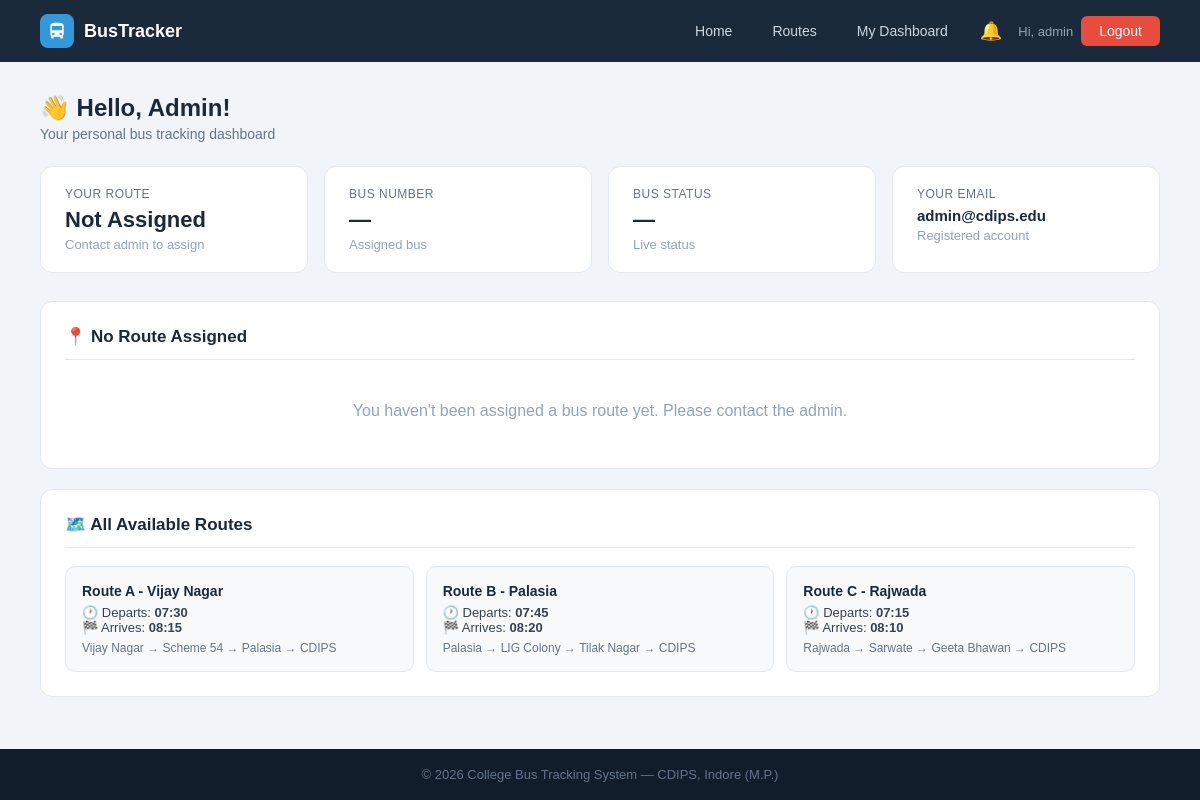
Before: /dashboard (signed in) with the older database file.
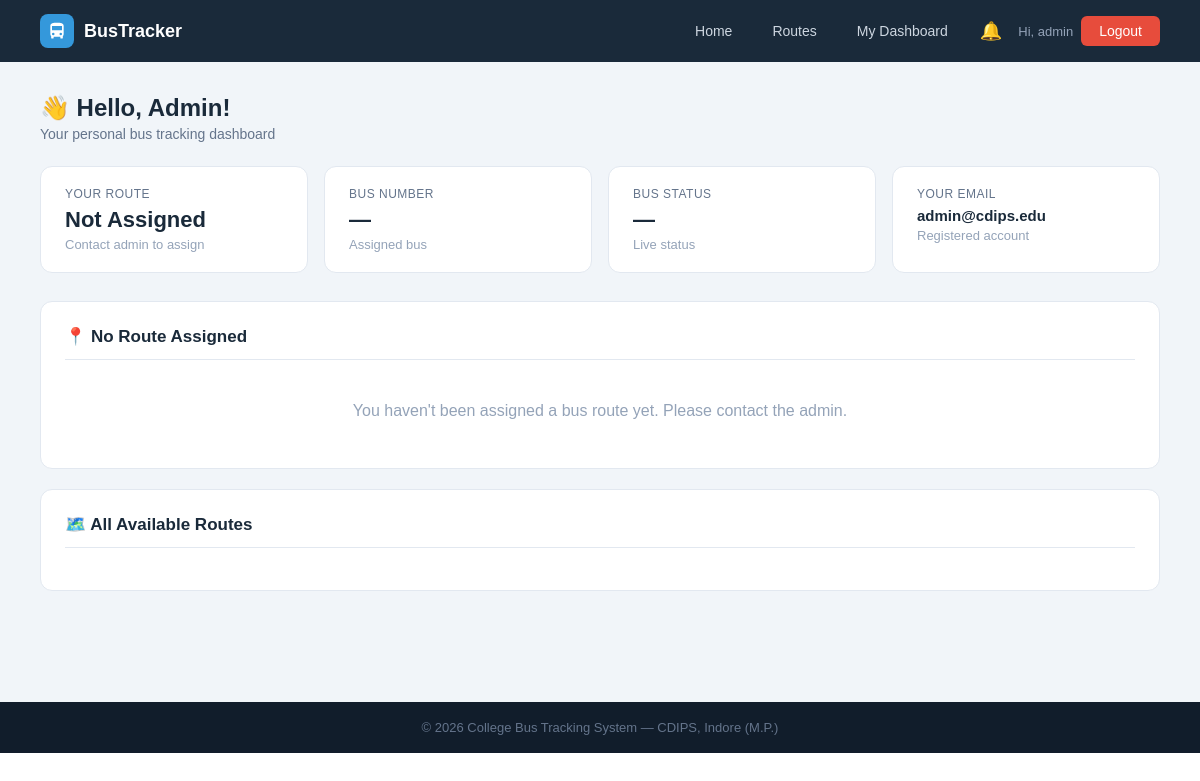
After: the same page with the newer database file.
### tables this page shows
CREATE TABLE routes (
        id INTEGER PRIMARY KEY AUTOINCREMENT,
        route_name TEXT NOT NULL, bus_id INTEGER,
        start_point TEXT, end_point TEXT,
        departure_time TEXT, arrival_time TEXT, stops TEXT, original_bus_id INTEGER,
        FOREIGN KEY(bus_id) REFERENCES buses(id));

### app.py (the view)
@app.route('/dashboard')
@login_required
def dashboard():
    db = get_db()
    user = db.execute("SELECT * FROM users WHERE id=?", (session['student']['id'],)).fetchone()
    my_route = None
    if user['route_id']:
        my_route = db.execute('''SELECT r.*,b.bus_number,b.driver_name,b.driver_phone,b.driver_address,b.status
                                 FROM routes r LEFT JOIN buses b ON r.bus_id=b.id
                                 WHERE r.id=?''', (user['route_id'],)).fetchone()
    all_routes = db.execute("SELECT * FROM routes").fetchall()
    db.close(); return render_template('dashboard.html', user=user, my_route=my_route, all_routes=all_routes)

### app.py (called while the page is built)
def get_db():
    conn = sqlite3.connect(DB)
    conn.row_factory = sqlite3.Row
    return conn

def login_required(f):
    @wraps(f)
    def dec(*a, **kw):
        if 'student' not in session:
            flash('Please login first.', 'error')
            return redirect(url_for('student_login'))
        return f(*a, **kw)
    return dec

@app.context_processor
def inject_notifications():
    if 'student' in session:
        student_id = session['student']['id']
        db = get_db()
        notifs = db.execute(
            "SELECT * FROM notifications WHERE user_id=? ORDER BY created_at DESC LIMIT 10",
            (student_id,)
        ).fetchall()
        unread = db.execute(
            "SELECT COUNT(*) FROM notifications WHERE user_id=? AND is_read=0",
            (student_id,)
        ).fetchone()[0]
        db.close()
        return dict(notifications=notifs, unread_count=unread)
    return dict(notifications=[], unread_count=0)

### templates/dashboard.html (shortened to what the changed rows need)
{% extends "base.html" %}
{% block content %}
<div class="page">
    <div class="page-header">
        <h1>👋 Hello, {{ user.name }}!</h1>
    </div>
    {% if my_route %}
    <div class="panel">
        <h2>🚌 My Bus Details</h2>
        <div class="info-row"><span class="key">Bus Number</span><span class="val">{{ my_route.bus_number }}</span></div>
        <div class="info-row"><span class="key">Driver Name</span><span class="val">{{ my_route.driver_name }}</span></div>
        <div class="info-row"><span class="key">Driver Phone</span><span class="val">{{ my_route.driver_phone or 'N/A' }}</span></div>
        <div class="info-row"><span class="key">Driver Address</span><span class="val">{{ my_route.driver_address or 'N/A' }}</span></div>
        <div class="info-row"><span class="key">Departure Time</span><span class="val">{{ my_route.departure_time }}</span></div>
        <div class="info-row"><span class="key">Arrival Time</span><span class="val">{{ my_route.arrival_time }}</span></div>
        <div class="info-row"><span class="key">From → To</span><span class="val">{{ my_route.start_point }} → {{ my_route.end_point }}</span></div>
        <div style="margin-top:14px">
            <div style="font-size:13px;color:#64748b;margin-bottom:8px;font-weight:bold">STOPS</div>
            <div class="stops-list">
                {% for stop in my_route.stops.split('→') %}
                <span class="stop-chip">{{ stop.strip() }}</span>
                {% endfor %}
            </div>
        </div>
    </div>
    <div class="panel">
        <h2>📍 Route Map — {{ my_route.route_name }}</h2>
        <p style="font-size:13px;color:#64748b;margin-bottom:12px;">
            🚌 <b>{{ my_route.bus_number }}</b> &nbsp;|&nbsp;
            👤 Driver: <b>{{ my_route.driver_name }}</b> &nbsp;|&nbsp;
            🕐 Departs: <b>{{ my_route.departure_time }}</b>
        </p>
        <div id="busMap" style="height:380px;border-radius:12px;border:1px solid #e2e8f0;z-index:1;"></div>
        <div style="margin-top:14px;display:flex;align-items:center;gap:8px;flex-wrap:wrap;">
            <span style="font-size:12px;color:#64748b;font-weight:600;">ROUTE STOPS:</span>
            {% set stop_list = my_route.stops.split('→') %}
            {% for stop in stop_list %}
            <span style="display:inline-flex;align-items:center;gap:4px;background:#eff6ff;color:#1d4ed8;padding:3px 10px;border-radius:20px;font-size:12px;font-weight:500;">
                {% if loop.first %}🟢{% elif loop.last %}🏁{% else %}📍{% endif %}
                {{ stop.strip() }}
            </span>
            {% if not loop.last %}
            <span style="color:#94a3b8;font-size:12px;">→</span>
            {% endif %}
            {% endfor %}
        </div>
    </div>
    <link rel="stylesheet" href="https://unpkg.com/leaflet@1.9.4/dist/leaflet.css"/>
    <script src="https://unpkg.com/leaflet@1.9.4/dist/leaflet.js"></script>
    <script>
    // ── Stop coordinates for Indore routes ──────────────────────
    // Known stop locations in Indore (lat, lng)
    const stopCoords = {
        "vijay nagar":    [22.7534, 75.8937],
        "scheme 54":      [22.7400, 75.8800],
        "palasia":        [22.7239, 75.8676],
        "cdips":          [22.6900, 75.8300],
        "cdips college":  [22.6900, 75.8300],
        "rajwada":        [22.7196, 75.8577],
        "sarwate":        [22.7150, 75.8490],
        "geeta bhawan":   [22.7310, 75.8720],
        "lig colony":     [22.7350, 75.8600],
        "tilak nagar":    [22.7280, 75.8750],
        "indore":         [22.7196, 75.8577],
    };
    // Default center: Indore
    var defaultLat = 22.7196, defaultLng = 75.8577;
    // Parse stops from Jinja
    var stopsRaw = {{ my_route.stops | tojson }};
    var stopNames = stopsRaw.split('→').map(s => s.trim());
    // Build coordinate array for each stop
    var coords = [];
    stopNames.forEach(function(name) {
        var key = name.toLowerCase();
        if (stopCoords[key]) {
            coords.push({ name: name, lat: stopCoords[key][0], lng: stopCoords[key][1] });
        } else {
            // If stop not in dict, use Indore center with small offset
            coords.push({ name: name, lat: defaultLat + (coords.length * 0.005), lng: defaultLng + (coords.length * 0.005) });
        }
    });
    // ── Initialize Map ──────────────────────────────────────────
    var centerLat = coords.length > 0 ? coords[0].lat : defaultLat;
    var centerLng = coords.length > 0 ? coords[0].lng : defaultLng;
    var map = L.map('busMap').setView([centerLat, centerLng], 13);
    // OpenStreetMap tiles (free, no API key)
    L.tileLayer('https://{s}.tile.openstreetmap.org/{z}/{x}/{y}.png', {
        attribution: '© <a href="https://www.openstreetmap.org/copyright">OpenStreetMap</a>',
        maxZoom: 19
    }).addTo(map);
    // ── Custom Bus Icon ─────────────────────────────────────────
    var busIcon = L.divIcon({
        html: '<div style="font-size:28px;line-height:1;">🚌</div>',
        iconSize: [36, 36],
        iconAnchor: [18, 18],
        className: ''
    });
    var startIcon = L.divIcon({
        html: '<div style="font-size:22px;line-height:1;">🟢</div>',
        iconSize: [28, 28],
        iconAnchor: [14, 14],
        className: ''
    });
    var endIcon = L.divIcon({
        html: '<div style="font-size:22px;line-height:1;">🏁</div>',
        iconSize: [28, 28],
        iconAnchor: [14, 14],
        className: ''
    });
    var stopIcon = L.divIcon({
        html: '<div style="font-size:18px;line-height:1;">📍</div>',
        iconSize: [24, 24],
        iconAnchor: [12, 12],
        className: ''
    });
    // ── Add markers for each stop ───────────────────────────────
    var latLngs = [];
    coords.forEach(function(stop, i) {
        var icon = (i === 0) ? startIcon : (i === coords.length - 1) ? endIcon : stopIcon;
        var label = (i === 0) ? '🟢 START' : (i === coords.length - 1) ? '🏁 END' : '📍 Stop ' + (i);
        L.marker([stop.lat, stop.lng], { icon: icon })
         .addTo(map)
         .bindPopup(
            '<b>' + label + '</b><br>' + stop.name,
            { maxWidth: 200 }
         );
        latLngs.push([stop.lat, stop.lng]);
    });
    // ── Draw route polyline ─────────────────────────────────────
    if (latLngs.length > 1) {
        L.polyline(latLngs, {
            color: '#3498db',
            weight: 4,
            opacity: 0.8,
            dashArray: '8, 6'
        }).addTo(map);
        // Fit map to show all stops
        map.fitBounds(latLngs, { padding: [40, 40] });
    }
    // ── Animated bus marker on route ───────────────────────────
    {% if my_route.status == 'active' %}
    // Show bus icon at midpoint of route (simulate position)
    if (coords.length >= 2) {
        var midIndex = Math.floor(coords.length / 2);
        var busLat = coords[midIndex].lat + 0.002;
        var busLng = coords[midIndex].lng + 0.002;
        L.marker([busLat, busLng], { icon: busIcon })
         .addTo(map)
         .bindPopup(
            '<b>🚌 {{ my_route.bus_number }}</b><br>' +
            '👤 {{ my_route.driver_name }}<br>' +
            '📞 {{ my_route.driver_phone or "N/A" }}<br>' +
            '<span style="color:#27ae60;font-weight:bold;">● ACTIVE</span>',
            { maxWidth: 220 }
         )
         .openPopup();
    }
    {% endif %}
    </script>
    {% else %}
    <div class="panel">
        <h2>📍 No Route Assigned</h2>
    </div>
    {% endif %}
    <div class="panel">
        <h2>🗺️ All Available Routes</h2>
        <div class="route-grid">
            {% for r in all_routes %}
            <div class="route-mini-card">
                <strong>{{ r.route_name }}</strong>
                <div>🕐 Departs: <b>{{ r.departure_time }}</b></div>
                <div>🏁 Arrives: <b>{{ r.arrival_time }}</b></div>
                <div style="margin-top:6px;color:#64748b;font-size:12px">{{ r.stops }}</div>
            </div>
            {% endfor %}
        </div>
    </div>
</div>
{% endblock %}

Changed rows visible on the page:
removed routes: route_name "Route A - Vijay Nagar", departure_time "07:30", arrival_time "08:15", stops "Vijay Nagar → Scheme 54 → Palasia → CDIPS"
removed routes: route_name "Route B - Palasia", departure_time "07:45", arrival_time "08:20", stops "Palasia → LIG Colony → Tilak Nagar → CDIPS"
removed routes: route_name "Route C - Rajwada", departure_time "07:15", arrival_time "08:10", stops "Rajwada → Sarwate → Geeta Bhawan → CDIPS"
